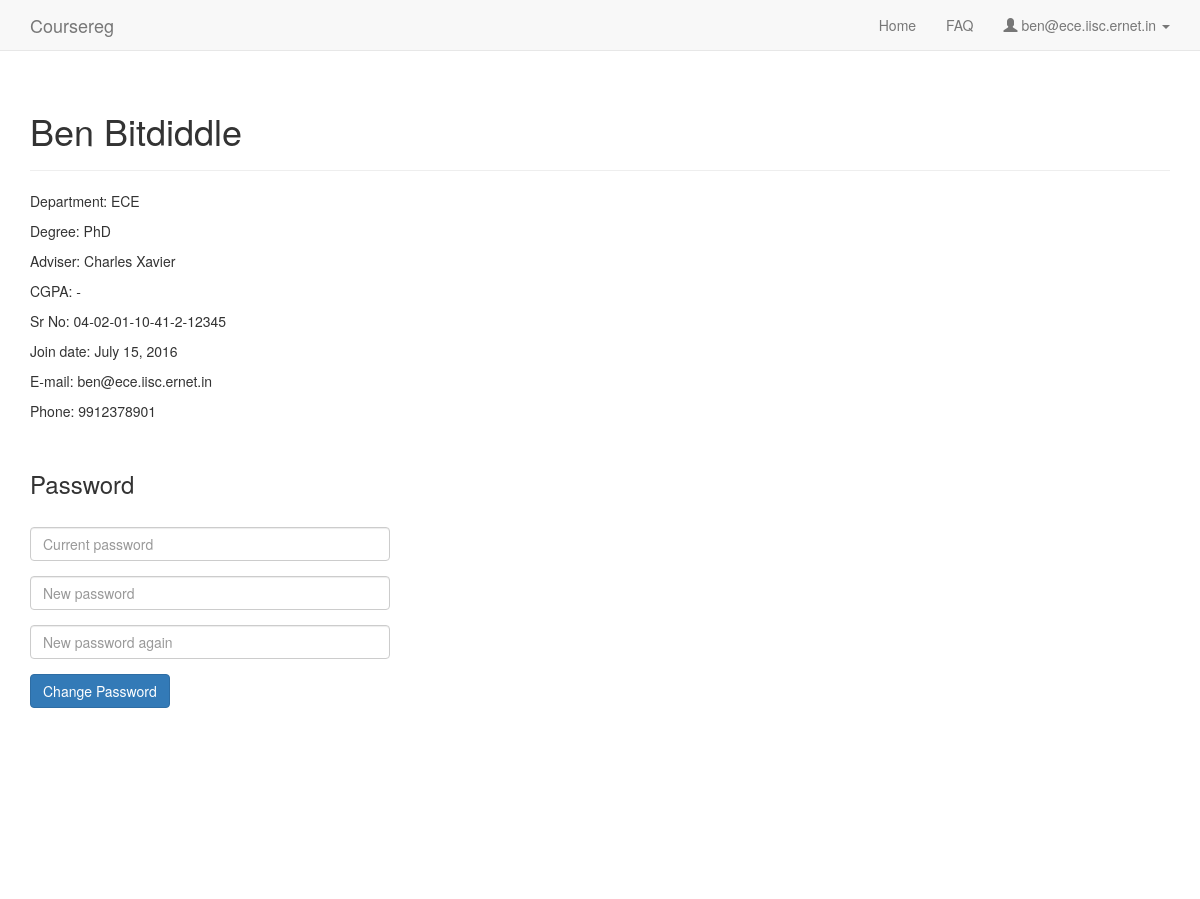
Page /profile (signed in) on the committed database.
### coursereg/models.py (models this page shows, shortened)
class User(AbstractBaseUser, PermissionsMixin):
    USER_TYPE_STUDENT = 0
    USER_TYPE_FACULTY = 1
    USER_TYPE_DCC = 2
    USER_TYPE_OTHER = 3
    USER_TYPE_CHOICES = (
        (USER_TYPE_STUDENT, "Student"),
        (USER_TYPE_FACULTY, "Faculty"),
        (USER_TYPE_DCC, "DCC"),
        (USER_TYPE_OTHER, "Other"),
    )
    email = models.EmailField(max_length=254, unique=True)
    full_name = models.CharField(max_length=250)
    user_type = models.IntegerField(default=USER_TYPE_OTHER, choices=USER_TYPE_CHOICES)
    adviser = models.ForeignKey('self', null=True, blank=True, on_delete=models.CASCADE, limit_choices_to={'user_type': USER_TYPE_FACULTY})
    degree = models.ForeignKey(Degree, on_delete=models.CASCADE, null=True, blank=True)
    department = models.ForeignKey(Department, on_delete=models.CASCADE, null=True)
    date_joined = models.DateTimeField(default=timezone.now)
    sr_no = models.CharField(max_length=200, default='-')
    telephone = models.CharField(max_length=100, default='', blank=True)
    is_dcc_review_pending = models.BooleanField(default=False)
    is_dcc_sent_notification = models.BooleanField(default=False)
    is_staff = models.BooleanField(default=False)
    is_active = models.BooleanField(default=True)
    objects = CustomUserManager()
    USERNAME_FIELD = 'email'
    REQUIRED_FIELDS = []
    def cgpa(self):
        if self.user_type == User.USER_TYPE_STUDENT:
            total_credits = 0
            total_grade_points = 0
            for p in Participant.objects.filter(user=self).exclude(is_drop=True).exclude(should_count_towards_cgpa=False):
                if p.registration_type.should_count_towards_cgpa and p.course.should_count_towards_cgpa and p.grade and p.grade.should_count_towards_cgpa:
                    total_credits += p.course.get_num_credits()
                    total_grade_points += float(p.grade.points) * p.course.get_num_credits()
            if total_credits > 0:
                return "%.1f" % (total_grade_points * 1.0 / total_credits)
        return '-'

class Department(models.Model):
    name = models.CharField(max_length=100)
    abbreviation = models.CharField(max_length=100, unique=True)
    is_active = models.BooleanField(default=True)
    def __unicode__(self):
        return self.abbreviation

class Degree(models.Model):
    name = models.CharField(max_length=100)
    is_active = models.BooleanField(default=True)
    def __unicode__(self):
        return self.name

class Participant(models.Model):
    PARTICIPANT_STUDENT = 0
    PARTICIPANT_INSTRUCTOR = 1
    PARTICIPANT_TA = 2
    PARTICIPANT_CHOICES = (
        (PARTICIPANT_STUDENT, 'Student'),
        (PARTICIPANT_INSTRUCTOR, 'Instructor'),
        (PARTICIPANT_TA, 'TA'),
    )
    user = models.ForeignKey('User', on_delete=models.CASCADE)
    course = models.ForeignKey('Course', on_delete=models.CASCADE)
    participant_type = models.IntegerField(default=PARTICIPANT_INSTRUCTOR, choices=PARTICIPANT_CHOICES)
    registration_type = models.ForeignKey('RegistrationType', null=True, blank=True, on_delete=models.CASCADE)
    is_drop = models.BooleanField(default=False)
    grade = models.ForeignKey('Grade', on_delete=models.CASCADE, blank=True, null=True)
    should_count_towards_cgpa = models.BooleanField(default=True)
    lock_from_student = models.BooleanField(default=False)
    is_adviser_reviewed = models.BooleanField(default=False)
    is_instructor_reviewed = models.BooleanField(default=False)
    created_at = models.DateTimeField(auto_now_add=True)
    updated_at = models.DateTimeField(auto_now=True)

class RegistrationType(models.Model):
    name = models.CharField(max_length=100)
    should_count_towards_cgpa = models.BooleanField(default=True)
    is_active = models.BooleanField(default=True)

class Course(models.Model):
    num = models.CharField(max_length=100)
    title = models.CharField(max_length=200)
    department = models.ForeignKey(Department, on_delete=models.CASCADE)
    term = models.ForeignKey(Term)
    credits = models.CharField(max_length=100, default='', verbose_name="Credits (ex: 3:0)")
    should_count_towards_cgpa = models.BooleanField(default=True)
    created_at = models.DateTimeField(auto_now_add=True)
    updated_at = models.DateTimeField(auto_now=True)
    timings = models.CharField(max_length=100, null=True, blank=True)
    description = models.TextField(null=True, blank=True)

### coursereg/views/common.py (the view)
# urls.py: url(r'^profile$', views.common.profile, name='profile'),
@login_required
def profile(request):
    context = {
        'nav_active': 'profile',
        'user_email': request.user.email,
        'user_full_name': request.user.full_name,
        'department': request.user.department,
    }
    if request.user.user_type == models.User.USER_TYPE_STUDENT:
        context['user_type'] = 'student'
        context['adviser_full_name'] = request.user.adviser.full_name
        context['degree'] = request.user.degree
        context['sr_no'] = request.user.sr_no
    elif request.user.user_type == models.User.USER_TYPE_FACULTY:
        context['user_type'] = 'faculty'
    elif request.user.user_type == models.User.USER_TYPE_DCC:
        context['user_type'] = 'dcc'
    else:
        raise Http404('User type not recognized')
    return render(request, 'coursereg/profile.html', context)

### coursereg/templates/coursereg/profile.html (shortened to what this page needs)
{% extends "coursereg/base.html" %}
{% block body %}
{% include "coursereg/nav.html" %}
<div class="container" id="maincontainer">
    <div class="row">
        <div class="col-md-12">
            <div class="page-header">
                <h1>{{ user_full_name }}</h1>
            </div>
            <p>Department: {{ request.user.department }}</p>
            {% if user_type == 'student' %}
            <p>Degree: {{ request.user.degree }}</p>
            <p>Adviser: {{ request.user.adviser.full_name }}</p>
            <p>CGPA: {{ request.user.cgpa }}</p>
            <p>Sr No: {{ request.user.sr_no }}</p>
            <p>Join date: {{ request.user.date_joined|date:'N j, Y' }}</p>
            {% endif %}
            <p>E-mail: {{ request.user.email }}</p>
            <p>Phone: {{ request.user.telephone }}</p>
        </div>
    </div>
    <div class="row top-buffer-1">
        <div class="col-md-4">
            <h3>Password</h3>
        </div>
    </div>
    <div class="row top-buffer-1">
        <div class="col-md-4">
            <form method="post" action="{% url 'coursereg:change_passwd' %}">
                <div class="form-group">
                    <input type="password" class="form-control" id="inputPassword" name="passwd" placeholder="Current password">
                </div>
                <div class="form-group">
                    <input type="password" class="form-control" id="inputNewPassword" name="newpasswd" placeholder="New password">
                </div>
                <div class="form-group">
                    <input type="password" class="form-control" id="inputNewPasswordAgain" name="newpasswd2" placeholder="New password again">
                </div>
                <div class="form-group">
                    <button type="submit" class="btn btn-primary">Change Password</button>
                </div>
            </form>
        </div>
    </div>
</div>
{% endblock %}

### coursereg/templates/coursereg/nav.html (shortened to what this page needs)
<nav class="navbar navbar-default navbar-static-top">
    <div class="container">
        <div class="navbar-header">
            <a class="navbar-brand" href="{% url 'coursereg:index' %}">Coursereg</a>
        </div>
        <div id="navbar" class="navbar-collapse collapse">
            <ul class="nav navbar-nav navbar-right">
                {% if user_type == 'student' %}
                    {% if nav_active == 'home' %}
                    <li class="active"><a href="{% url 'coursereg:index' %}">Home</a></li>
                    {% else %}
                    <li><a href="{% url 'coursereg:index' %}">Home</a></li>
                    {% endif %}
                {% endif %}
                {% if nav_active == 'faq' %}
                <li class="active"><a href="{% url 'coursereg:faq' %}">FAQ</a></li>
                {% else %}
                <li><a href="{% url 'coursereg:faq' %}">FAQ</a></li>
                {% endif %}
                <li class="dropdown">
                    <a href="#" class="dropdown-toggle" data-toggle="dropdown" role="button" aria-haspopup="true" aria-expanded="false">
                        <span class="glyphicon glyphicon-user" aria-hidden="true"></span>
                        {{ user_email }}
                        <span class="caret"></span>
                    </a>
                </li>
            </ul>
        </div>
    </div>
</nav>

### coursereg/static/coursereg/css/coursereg.css (style rules this page uses)
.top-buffer-1 { margin-top: 20px; }
.row { word-break:break-all; }
#maincontainer { margin-bottom: 50px; min-height: 800px; }

### rows in the picture
User: email "ben@ece.iisc.ernet.in", full_name "Ben Bitdiddle", user.department "ECE", user.degree "PhD", user.adviser.full_name "Charles Xavier", user.cgpa "-", user.sr_no "04-02-01-10-41-2-12345", user.date_joined "July 15, 2016", user.email "ben@ece.iisc.ernet.in", user.telephone "9912378901"
